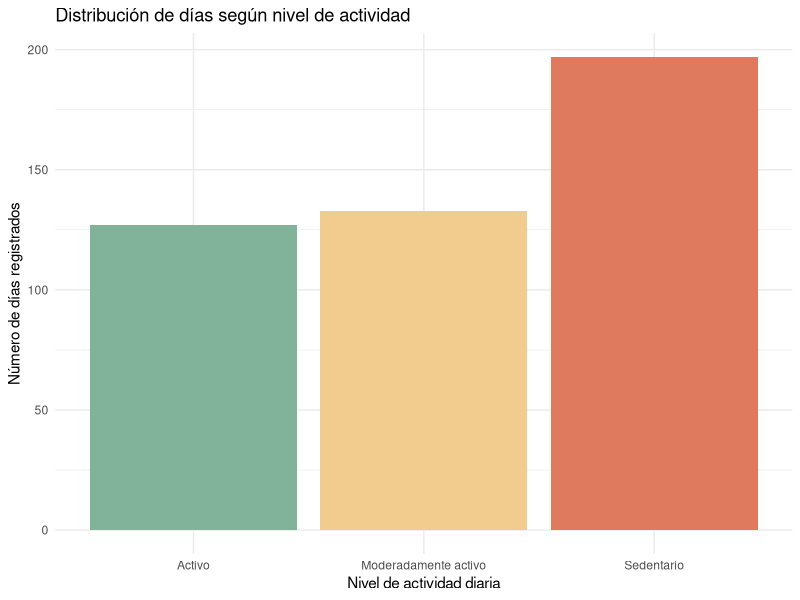
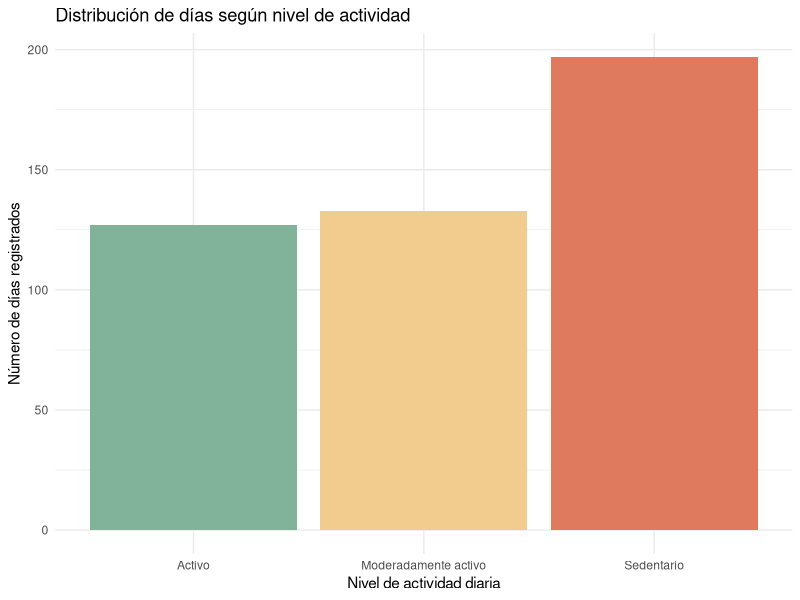

These figures' R source, in order:
# Project: Bellabeat Case Study
# Analysis: Daily Activity Levels
# Description: Generates visualization for Figure 1
# Dataset: nivel_actividad.csv
# Tool: R (tidyverse)
# Output: Figure 1

library(tidyverse)

activity_level <- read_csv("../data/nivel_actividad.csv")

plot1 <- ggplot(activity_level, aes(x = nivel_actividad, y = dias, fill = nivel_actividad)) +
  geom_bar(stat = "identity") +
  scale_fill_manual(values = c(
    "Sedentario" = "#E07A5F",
    "Moderadamente activo" = "#F2CC8F",
    "Activo" = "#81B29A"
  )) +
  labs(
    title = "Distribución de días según nivel de actividad",
    x = "Nivel de actividad diaria",
    y = "Número de días registrados"
  ) +
  theme_minimal() +
  guides(fill = "none")

plot1

ggsave("../images/figure1_daily_activity_distribution.png",
       plot = plot1,
       width = 8,
       height = 5)
